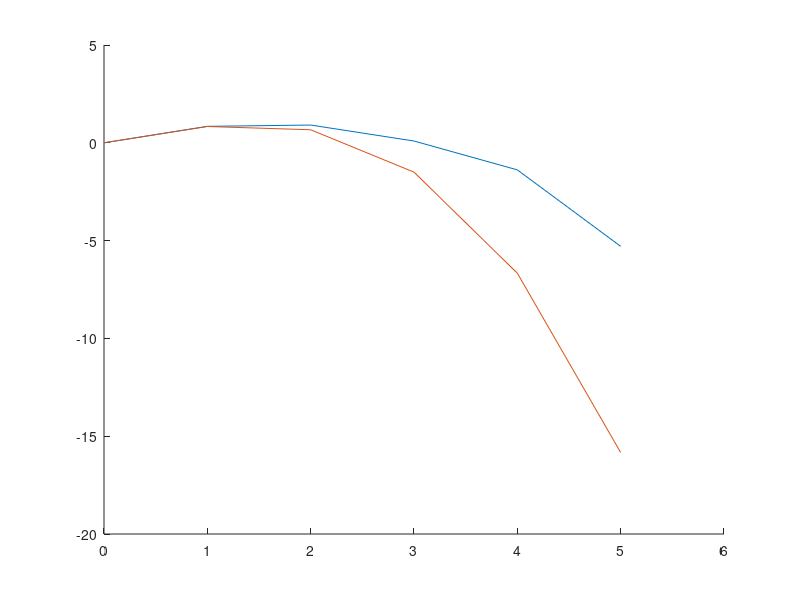

Recreate this plot in MATLAB.
axis([0 6 -20 5]);
hold on;
x = 0:1:5;
sinx_1 = x - (x.^3/factorial(3)) + (x.^5/factorial(5)) - (x.^7/factorial(7));
plot(x, sinx_1);

sinx_2 = x - (x.^3/factorial(3));
plot(x, sinx_2);
